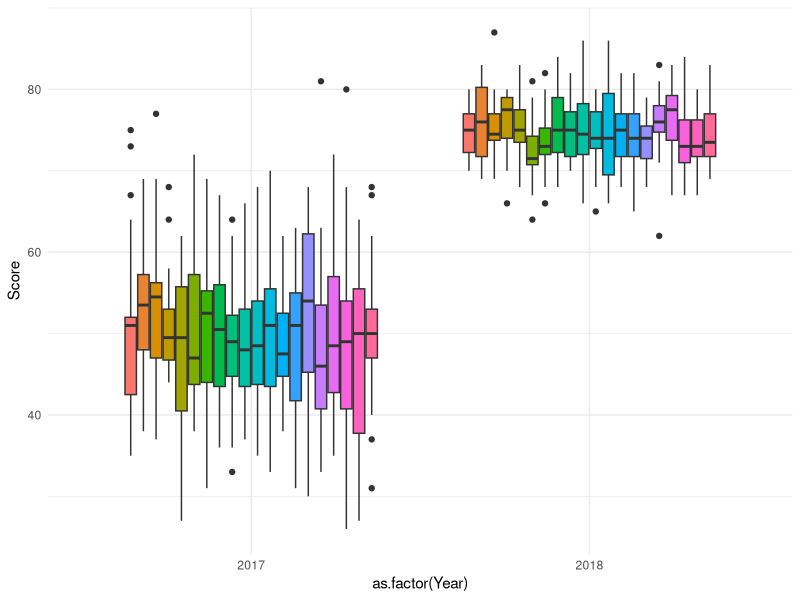
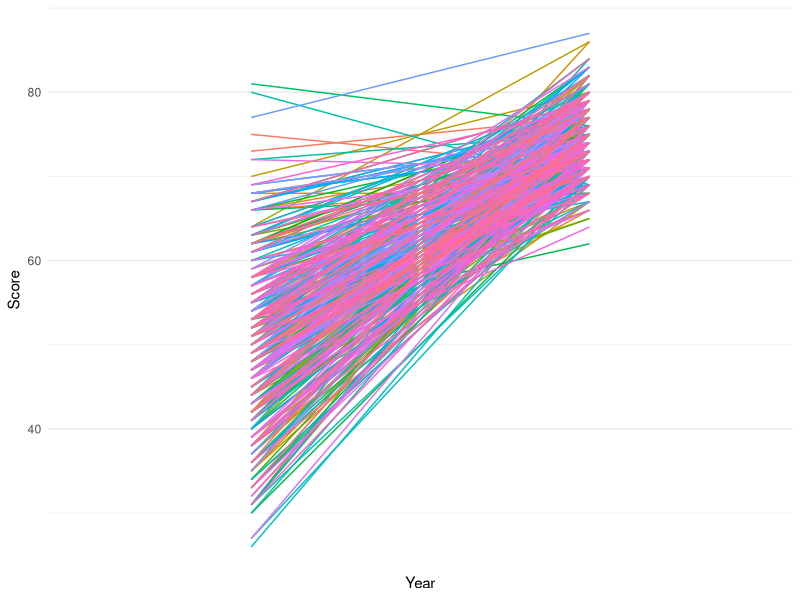
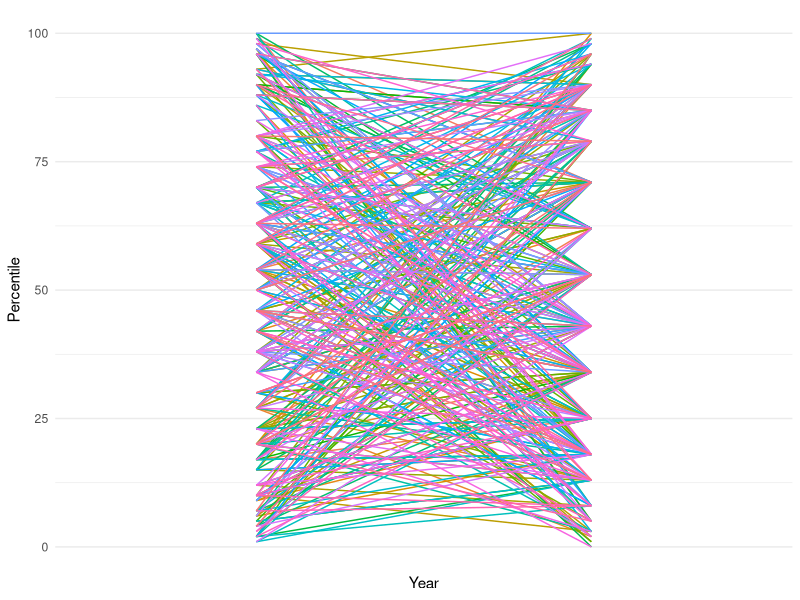

Write the R code that produced these figures, in order.
## ---- chunk 1
# This is a good place to put libraries required for future work
knitr::opts_chunk$set(echo = TRUE)
options(scipen=999)
library(tidyverse)    #Loads the tidyverse suite of packages
library(xtable)       #Alternate to Kable package for printing html tables
## ---- chunk 2
school.id=rep(1:20,each=20*2)
student.id=rep(rep(1:20,each=2),20)
type=rep(c("Score","Percentile"),20*20)
score2017=round(rnorm(20*20,mean=50,sd=10),0)
percentile2017=round(100*pnorm(score2017,mean=mean(score2017),sd=sd(score2017)),0)
score2018=round(rnorm(20*20,mean=75,sd=4),0)
percentile2018=round(100*pnorm(score2018,mean=mean(score2018),sd=sd(score2018)),0)
value2017=c(rbind(score2017,percentile2017))
value2018=c(rbind(score2018,percentile2018))

untidy.school = tibble(
                  school=school.id,
                  student=student.id,
                  type=type,
                  value2017=value2017,
                  value2018=value2018) %>% 
                filter(!(school==1 & student==4)) %>% filter(!(school==12 & student==18)) %>%
                mutate(value2018=ifelse((school==1 & student==3)|(school==15 & student==18)|
                                          (school==5 & student==12),NA,value2018))
## ---- chunk 3
tab.untidy.school=untidy.school %>%
                  head(10) %>%
                  xtable(digits=0,align="cccccc")

print(tab.untidy.school,type="html",include.rownames=F,
      html.table.attributes="align='center',
                             rules='rows',
                             width=50%,
                             frame='hsides',
                             border-spacing=5px"
      )
## ---- chunk 4
untidy.school %>% filter(student==1) %>% head(4)
## ---- chunk 5
untidy2.school = untidy.school %>%
                    unite(CID, school, student, sep = ".", remove = FALSE)

glimpse(untidy2.school) #Do Not Change Lines with the glimpse Function
## ---- chunk 6
untidy3.school = untidy2.school %>%
                    rename("2017" = value2017, "2018" = value2018) %>%
                    gather(`2017`:`2018`, key = "Year", value = "Value", convert = TRUE)
glimpse(untidy3.school)
## ---- chunk 7
tidy.school = untidy3.school %>%
                    spread(key = "type", value = "Value") 
glimpse(tidy.school)
## ---- chunk 8
tab.tidy.school = tidy.school %>%
                  arrange(school,student) %>%
                  head(10) %>%
                  xtable(digits=0,align="ccccccc")

print(tab.tidy.school,type="html",include.rownames=F,
      html.table.attributes="align='center',
                             rules='rows',
                             width=50%,
                             frame='hsides',
                             border-spacing=5px"
      )
## ---- chunk 9
tidy2.school=tidy.school %>%
  complete(school, student, Year)
## ---- chunk 10
tab.tidy2.school = tidy2.school %>%
  head(10) %>%
  xtable(digits=0,align="ccccccc")

print(tab.tidy2.school,type="html",include.rownames=F,
      html.table.attributes="align='center',
      rules='rows',
      width=50%,
      frame='hsides',
      border-spacing=5px"
)
## ---- chunk 11
final.tidy.school = untidy.school %>%
                      rename("2017" = value2017, "2018" = value2018) %>%
                      gather(`2017`:`2018`, key = "Year", value = "Value", convert = TRUE) %>%
                      spread(key = "type", value = "Value")  %>%
                      complete(school, student, Year) %>%
                      unite(CID, school, student, sep = ".", remove = FALSE)
glimpse(final.tidy.school)
## ---- chunk 12
ggplot(final.tidy.school) +
  geom_boxplot(aes(x=as.factor(Year),y=Score,fill=as.factor(school))) + 
  guides(fill=F)+
  theme_minimal()
## ---- chunk 13
ggplot(final.tidy.school) + 
  geom_line(aes(x=Year,y=Score,color=as.factor(CID))) +
  guides(color=F) +
  scale_x_discrete(breaks=c(2017,2018),labels=c(2017,2018)) +
  theme_minimal()

ggplot(final.tidy.school) + 
  geom_line(aes(x=Year,y=Percentile,color=as.factor(CID))) +
  guides(color=F) +
  scale_x_discrete(breaks=c(2017,2018),labels=c(2017,2018)) +
  theme_minimal()
